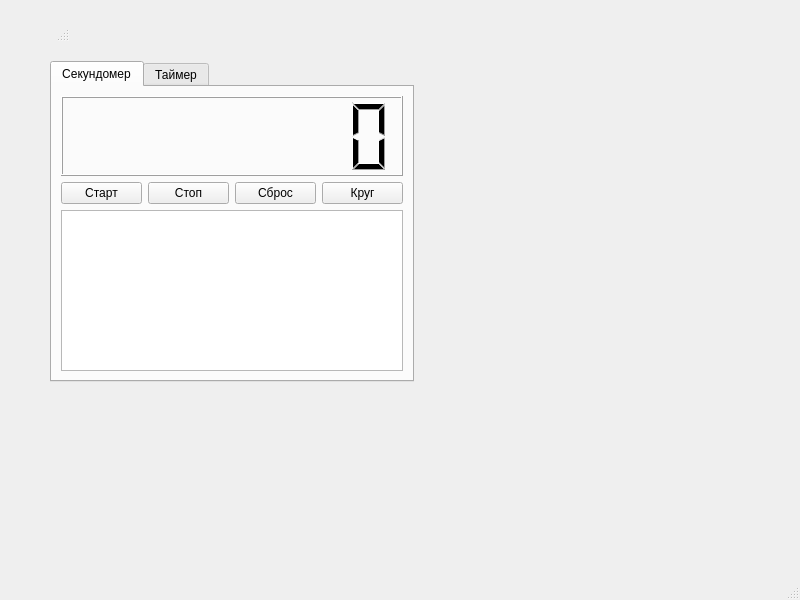
<?xml version="1.0" encoding="UTF-8"?>
<ui version="4.0">
 <class>MainWindow</class>
 <widget class="QMainWindow" name="MainWindow">
  <property name="geometry">
   <rect>
    <x>0</x>
    <y>0</y>
    <width>800</width>
    <height>600</height>
   </rect>
  </property>
  <property name="windowTitle">
   <string>MainWindow</string>
  </property>
  <widget class="QWidget" name="centralwidget">
   <widget class="QWidget" name="centralwidget_2">
    <property name="geometry">
     <rect>
      <x>50</x>
      <y>61</y>
      <width>364</width>
      <height>321</height>
     </rect>
    </property>
    <layout class="QVBoxLayout" name="verticalLayout">
     <item>
      <widget class="QTabWidget" name="tabWidget">
       <property name="currentIndex">
        <number>0</number>
       </property>
       <widget class="QWidget" name="stopwatchTab">
        <attribute name="title">
         <string>Секундомер</string>
        </attribute>
        <layout class="QVBoxLayout" name="verticalLayout_2">
         <item>
          <widget class="QLCDNumber" name="stopwatchDisplay">
           <property name="minimumSize">
            <size>
             <width>0</width>
             <height>80</height>
            </size>
           </property>
           <property name="digitCount">
            <number>8</number>
           </property>
          </widget>
         </item>
         <item>
          <layout class="QHBoxLayout" name="horizontalLayout">
           <item>
            <widget class="QPushButton" name="startStopwatch">
             <property name="text">
              <string>Старт</string>
             </property>
            </widget>
           </item>
           <item>
            <widget class="QPushButton" name="stopStopwatch">
             <property name="text">
              <string>Стоп</string>
             </property>
            </widget>
           </item>
           <item>
            <widget class="QPushButton" name="resetStopwatch">
             <property name="text">
              <string>Сброс</string>
             </property>
            </widget>
           </item>
           <item>
            <widget class="QPushButton" name="lapButton">
             <property name="text">
              <string>Круг</string>
             </property>
            </widget>
           </item>
          </layout>
         </item>
         <item>
          <widget class="QListWidget" name="lapsList"/>
         </item>
        </layout>
       </widget>
       <widget class="QWidget" name="timerTab">
        <attribute name="title">
         <string>Таймер</string>
        </attribute>
        <layout class="QVBoxLayout" name="verticalLayout_3">
         <item>
          <layout class="QHBoxLayout" name="horizontalLayout_2">
           <item>
            <widget class="QLabel" name="label">
             <property name="text">
              <string>Часы:</string>
             </property>
            </widget>
           </item>
           <item>
            <widget class="QSpinBox" name="hours"/>
           </item>
           <item>
            <widget class="QLabel" name="label_2">
             <property name="text">
              <string>Минуты:</string>
             </property>
            </widget>
           </item>
           <item>
            <widget class="QSpinBox" name="minutes"/>
           </item>
           <item>
            <widget class="QLabel" name="label_3">
             <property name="text">
              <string>Секунды:</string>
             </property>
            </widget>
           </item>
           <item>
            <widget class="QSpinBox" name="seconds"/>
           </item>
          </layout>
         </item>
         <item>
          <widget class="QComboBox" name="presets"/>
         </item>
         <item>
          <widget class="QLCDNumber" name="timerDisplay">
           <property name="minimumSize">
            <size>
             <width>0</width>
             <height>80</height>
            </size>
           </property>
           <property name="digitCount">
            <number>8</number>
           </property>
          </widget>
         </item>
         <item>
          <widget class="QProgressBar" name="progressBar">
           <property name="value">
            <number>0</number>
           </property>
          </widget>
         </item>
         <item>
          <layout class="QHBoxLayout" name="horizontalLayout_3">
           <item>
            <widget class="QPushButton" name="startTimer">
             <property name="text">
              <string>Старт</string>
             </property>
            </widget>
           </item>
           <item>
            <widget class="QPushButton" name="stopTimer">
             <property name="text">
              <string>Стоп</string>
             </property>
            </widget>
           </item>
           <item>
            <widget class="QPushButton" name="resetTimer">
             <property name="text">
              <string>Сброс</string>
             </property>
            </widget>
           </item>
          </layout>
         </item>
        </layout>
       </widget>
      </widget>
     </item>
    </layout>
   </widget>
   <widget class="QStatusBar" name="statusbar_2">
    <property name="geometry">
     <rect>
      <x>50</x>
      <y>20</y>
      <width>20</width>
      <height>22</height>
     </rect>
    </property>
   </widget>
  </widget>
  <widget class="QMenuBar" name="menubar">
   <property name="geometry">
    <rect>
     <x>0</x>
     <y>0</y>
     <width>800</width>
     <height>21</height>
    </rect>
   </property>
  </widget>
  <widget class="QStatusBar" name="statusbar"/>
 </widget>
 <resources/>
 <connections/>
</ui>
